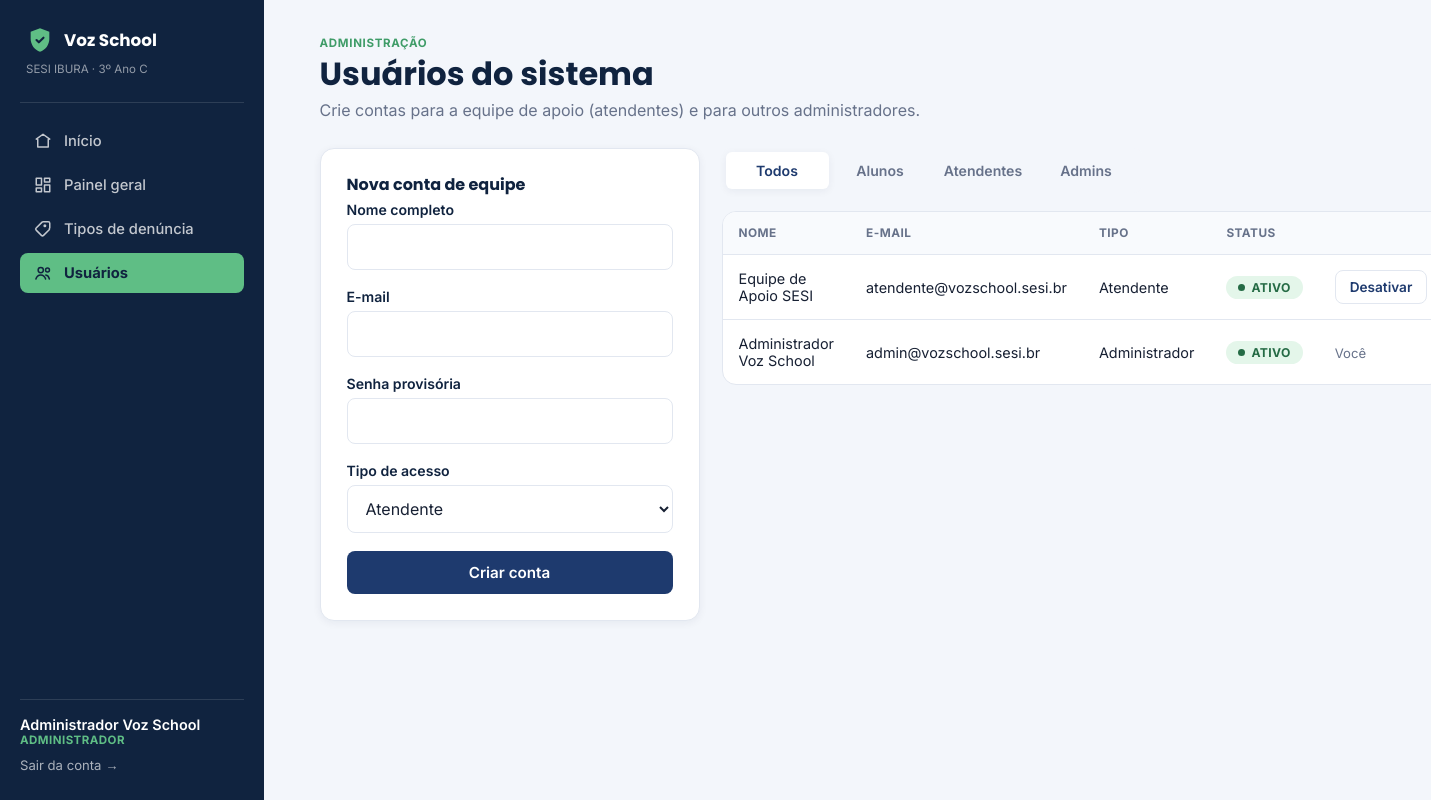
Page /admin_usuarios.php (signed in) on the committed database.
### tables this page shows
CREATE TABLE usuarios (
    id INT AUTO_INCREMENT PRIMARY KEY,
    nome VARCHAR(120) NOT NULL,
    email VARCHAR(150) NOT NULL UNIQUE,
    senha VARCHAR(255) NOT NULL,
    turma VARCHAR(40) DEFAULT NULL,
    tipo_usuario TINYINT NOT NULL DEFAULT 1,
    ativo TINYINT(1) NOT NULL DEFAULT 1,
    criado_em DATETIME NOT NULL DEFAULT CURRENT_TIMESTAMP
);

### includes/auth.php (called while the page is built, shortened)
<?php
function estaLogado(): bool
{
    return isset($_SESSION['usuario_id']);
}
function usuarioLogado(): ?array
{
    return [
        'id'    => $_SESSION['usuario_id'],
        'nome'  => $_SESSION['usuario_nome'],
        'email' => $_SESSION['usuario_email'],
        'tipo'  => (int) $_SESSION['usuario_tipo'],
    ];
}
function nomeTipoUsuario(int $tipo): string
{
    return match ($tipo) {
        1 => 'Denunciante',
        2 => 'Atendente',
        3 => 'Administrador',
        default => 'Desconhecido',
    };
}

### admin_usuarios.php (the view, shortened to what this page needs)
<?php
require_once __DIR__ . '/includes/auth.php';
require_once __DIR__ . '/includes/header.php';
$pdo = getConexao();
$filtro = $_GET['tipo'] ?? 'todos';
$sql = 'SELECT * FROM usuarios';
$params = [];
$sql .= ' ORDER BY tipo_usuario, nome';
$stmt = $pdo->prepare($sql);
$stmt->execute($params);
$usuarios = $stmt->fetchAll();
?>
<div class="page-head">
  <div>
    <span class="eyebrow">Administração</span>
    <h1>Usuários do sistema</h1>
    <p class="mb-0">Crie contas para a equipe de apoio (atendentes) e para outros administradores.</p>
  </div>
</div>
<div class="detail-grid" style="grid-template-columns: 380px 1fr;">
  <div class="card">
    <h2 style="font-size:1rem;">Nova conta de equipe</h2>
    <form method="POST" action="process_usuario.php">
      <div class="field">
        <label for="nome">Nome completo</label>
        <input type="text" id="nome" name="nome" required>
      </div>
      <div class="field">
        <label for="email">E-mail</label>
        <input type="email" id="email" name="email" required>
      </div>
      <div class="field">
        <label for="senha">Senha provisória</label>
        <input type="password" id="senha" name="senha" required minlength="6">
      </div>
      <div class="field">
        <label for="tipo_usuario">Tipo de acesso</label>
        <select id="tipo_usuario" name="tipo_usuario">
          <option value="2">Atendente</option>
        </select>
      </div>
      <button type="submit" class="btn btn-primary btn-block">Criar conta</button>
    </form>
  </div>
  <div>
    <div class="auth-tabs" style="max-width:420px;margin-bottom:18px;">
      <a href="?tipo=todos" class="<?= $filtro === 'todos' ? 'active' : '' ?>">Todos</a>
      <a href="?tipo=1" class="<?= $filtro === '1' ? 'active' : '' ?>">Alunos</a>
      <a href="?tipo=2" class="<?= $filtro === '2' ? 'active' : '' ?>">Atendentes</a>
      <a href="?tipo=3" class="<?= $filtro === '3' ? 'active' : '' ?>">Admins</a>
    </div>
    <div class="table-wrap">
      <table>
        <thead><tr><th>Nome</th><th>E-mail</th><th>Tipo</th><th>Status</th><th></th></tr></thead>
        <tbody>
        <?php foreach ($usuarios as $u): ?>
          <tr>
            <td><?= htmlspecialchars($u['nome']) ?><?= $u['turma'] ? '<br><span class="small text-muted">'.htmlspecialchars($u['turma']).'</span>' : '' ?></td>
            <td><?= htmlspecialchars($u['email']) ?></td>
            <td><?= nomeTipoUsuario((int) $u['tipo_usuario']) ?></td>
            <td><span class="pill <?= $u['ativo'] ? 'pill-resolvida' : 'pill-arquivada' ?>"><?= $u['ativo'] ? 'Ativo' : 'Inativo' ?></span></td>
            <td>
              <?php if ((int) $u['id'] !== (int) $usuario['id']): ?>
                <form method="POST" action="process_usuario.php">
                  <button type="submit" class="btn btn-sm btn-outline"><?= $u['ativo'] ? 'Desativar' : 'Ativar' ?></button>
                </form>
              <?php else: ?>
                <span class="small text-muted">Você</span>
              <?php endif; ?>
            </td>
          </tr>
        <?php endforeach; ?>
        </tbody>
      </table>
    </div>
  </div>
</div>
<?php require_once __DIR__ . '/includes/footer.php'; ?>

### css/style.css (style rules this page uses)
:root { --color-primary: #1E3A6E; --color-primary-dark: #10233F; --color-primary-light: #2C4E8F; --color-accent: #5FBE85; --color-accent-dark: #3F9C68; --color-accent-soft: #E4F6EA; --bg: #F3F6FB; --surface: #FFFFFF; --text: #172033; --text-muted: #67728A; --border: #E2E7F0; --danger: #E0524D; --danger-soft: #FBE7E6; --warning: #E3A63E; --warning-soft: #FBF1DD; --info: #3B82C4; --info-soft: #E4F0FA; --success: #3FA66B; --success-soft: var(--color-accent-soft); --radius-sm: 8px; --radius-md: 14px; --radius-lg: 22px; --shadow-sm: 0 2px 8px rgba(16, 35, 63, 0.06); --shadow-md: 0 10px 30px rgba(16, 35, 63, 0.10); --font-display: 'Poppins', sans-serif; --font-body: 'Inter', sans-serif; --sidebar-w: 264px; }
* { box-sizing: border-box; }
html, body { margin: 0; padding: 0; background: var(--bg); color: var(--text); font-family: var(--font-body); -webkit-font-smoothing: antialiased; }
h1, h2, h3, h4 { font-family: var(--font-display); color: var(--color-primary-dark); margin: 0 0 6px; line-height: 1.25; }
p { margin: 0 0 12px; color: var(--text-muted); }
a { color: var(--color-primary); text-decoration: none; }
button, input, select, textarea { font-family: inherit; font-size: 1rem; }
.btn { display: inline-flex; align-items: center; justify-content: center; gap: 8px; padding: 12px 20px; border-radius: var(--radius-sm); border: none; font-weight: 600; font-size: 0.95rem; cursor: pointer; transition: transform .12s ease, box-shadow .12s ease, background .12s ease; text-decoration: none; }
.btn-primary { background: var(--color-primary); color: #fff; }
.btn-outline { background: transparent; color: var(--color-primary); border: 1.5px solid var(--border); }
.btn-sm { padding: 8px 14px; font-size: 0.85rem; }
.btn-block { width: 100%; }
.field { margin-bottom: 18px; }
.field label { display: block; font-weight: 600; font-size: 0.88rem; color: var(--color-primary-dark); margin-bottom: 6px; }
.field input[type="text"], .field input[type="email"], .field input[type="password"], .field input[type="date"], .field select, .field textarea { width: 100%; padding: 12px 14px; border: 1.5px solid var(--border); border-radius: var(--radius-sm); background: var(--surface); color: var(--text); transition: border-color .12s ease, box-shadow .12s ease; }
.pill { display: inline-flex; align-items: center; gap: 6px; padding: 4px 12px; border-radius: 999px; font-size: 0.76rem; font-weight: 700; text-transform: uppercase; letter-spacing: .03em; }
.pill::before { content: ''; width: 7px; height: 7px; border-radius: 50%; background: currentColor; }
.pill-resolvida { background: var(--success-soft); color: #256B45; }
.auth-tabs { display: flex; background: var(--bg); border-radius: var(--radius-sm); padding: 4px; margin-bottom: 26px; }
.auth-tabs a { flex: 1; text-align: center; padding: 10px; border-radius: 6px; font-weight: 600; font-size: 0.88rem; color: var(--text-muted); }
.auth-tabs a.active { background: var(--surface); color: var(--color-primary); box-shadow: var(--shadow-sm); }
.page-head { display: flex; align-items: flex-end; justify-content: space-between; flex-wrap: wrap; gap: 14px; margin-bottom: 28px; }
.page-head .eyebrow { text-transform: uppercase; letter-spacing: .06em; font-size: 0.72rem; font-weight: 700; color: var(--color-accent-dark); margin-bottom: 4px; display: block; }
.card { background: var(--surface); border-radius: var(--radius-md); border: 1px solid var(--border); box-shadow: var(--shadow-sm); padding: 26px; }
.table-wrap { overflow-x: auto; border-radius: var(--radius-md); border: 1px solid var(--border); background: var(--surface); }
table { width: 100%; border-collapse: collapse; min-width: 640px; }
thead th { text-align: left; font-size: 0.74rem; text-transform: uppercase; letter-spacing: .04em; color: var(--text-muted); background: #F8FAFD; padding: 14px 16px; border-bottom: 1px solid var(--border); }
tbody td { padding: 15px 16px; border-bottom: 1px solid var(--border); font-size: 0.9rem; vertical-align: middle; }
tbody tr:last-child td { border-bottom: none; }
.detail-grid { display: grid; grid-template-columns: 2fr 1fr; gap: 22px; align-items: start; }
.mb-0 { margin-bottom: 0 !important; }
.text-muted { color: var(--text-muted); }
.small { font-size: 0.82rem; }

### rows in the picture
usuarios: nome "Equipe de Apoio SESI", email "atendente@vozschool.sesi.br", tipo_usuario "Atendente", ativo "ATIVO"
usuarios: nome "Administrador Voz School", email "admin@vozschool.sesi.br", tipo_usuario "Administrador", ativo "ATIVO", shows "Você"

### other values in the picture
$usuario['nome'] "Administrador Voz School"
nomeTipoUsuario($usuario['tipo']) "ADMINISTRADOR"
